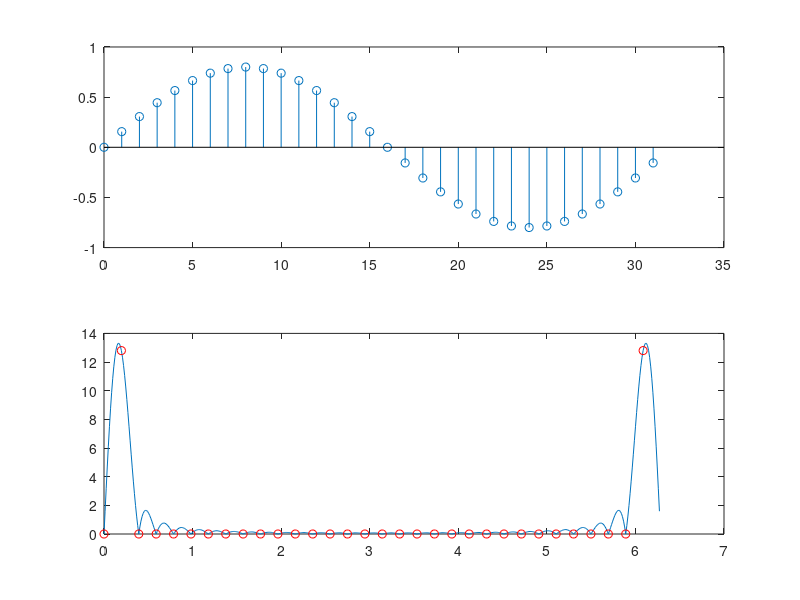

This figure's MATLAB source: (Note: this script raises an error after producing the figure.)
%% DSP_LAB_3 Frequency-Domain Analysis Using the DFT

%% Introdution
% define a sinusoidal signal
N = 32;
n = 0:N-1;
x = 0.8*sin((2*pi/N)*n);
% compute the approximated DTFT using an FFT with M = 16N frequency points
M = 16*N;
w = 2*pi*(0:1/M:1-1/M);
X = fft(x,M);
% plot the signal in time domain and its approximated DTFT
figure
subplot(2,1,1)
stem(n,x);
subplot(2,1,2);
plot(w,abs(X));
hold on
% compute the DFT of the same sinusoidal signal, the DFT is computed using
% an FFT with M = N frequency points, where N is the signal length.
Xk = fft(x);
N  = length(Xk)
wk = 2*pi*(0:1/N:1-1/N);
% plot the DFT coefficients
plot(wk,abs(Xk),'ro');

%% Problem 6.1 Computational Complexity of the DFT/FFT
clear
N = 32;
n = 0:N-1;
x = 0.8*sin(0.2*pi*n);
% compute the dft using direct computation of the dft
Y1 = dft(x);
% compute the dft via fft function
Y2 = fft(x);
% plot 
figure
subplot(2,1,1);
stem(abs(Y1));
subplot(2,1,2);
stem(abs(Y2));
% compare the different results by using different N
N = [2^4 2^5 2^6 2^7 2^8];
for k = 1:5
    n = 1:N(k)-1;
    x = 0.8*sin(0.2*pi*n);
    tic;
    y1 = dft(x);
    rd(k) = toc;
    tic
    y2 = fft(x);
    tf(k) = toc;
    subplot(5,1,k);
    stem(abs(y1));
end
%% Problem 6.2 Discrete-Time Fourier Transform

